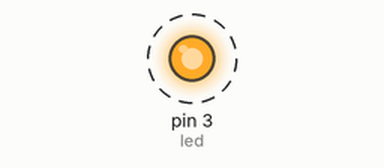
Bench run of a sketch on a simulated Arduino Uno, built with avr-gcc and run on an emulated ATmega328P. Parts: output pins drawn as LEDs (lit = HIGH). Dashed ring = blinking. What the sketch prints to the serial monitor is not drawn.

Above: at 0.5 s.
Timing chart, 0 to 4.6 s (numbered marks = the images above):
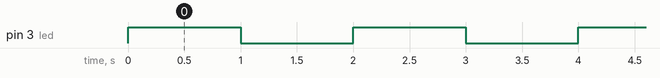

The sketch:

LEDblink.ino
```cpp
int led = 3; // Digital output 3

void setup() {
  Serial.begin(9600); // Turn on serial monitor
  pinMode(led, OUTPUT); // Make pin 3 an output
}

void loop() {
  digitalWrite(led, HIGH); // Turn LED on
  Serial.write("ON");
  delay(1000); // Wait one second
  digitalWrite(led, LOW); // Turn LED off
  Serial.write("OFF");
  delay(1000); // Wait one second
}
```

Measured:
- by itself, pin 3 (led): alternates HIGH for 1.0 s and LOW for 1.0 s
